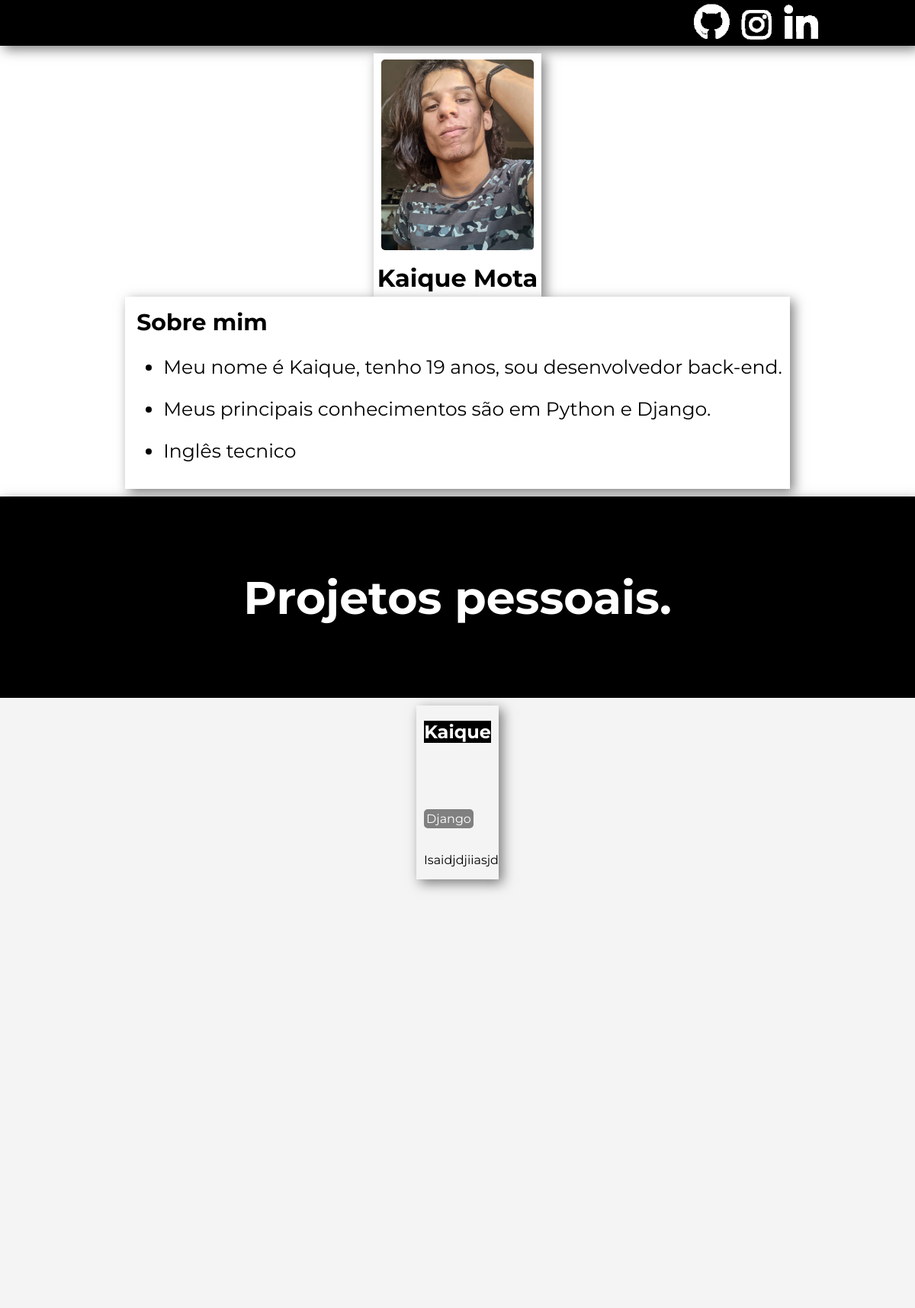
The app's page /, older data.
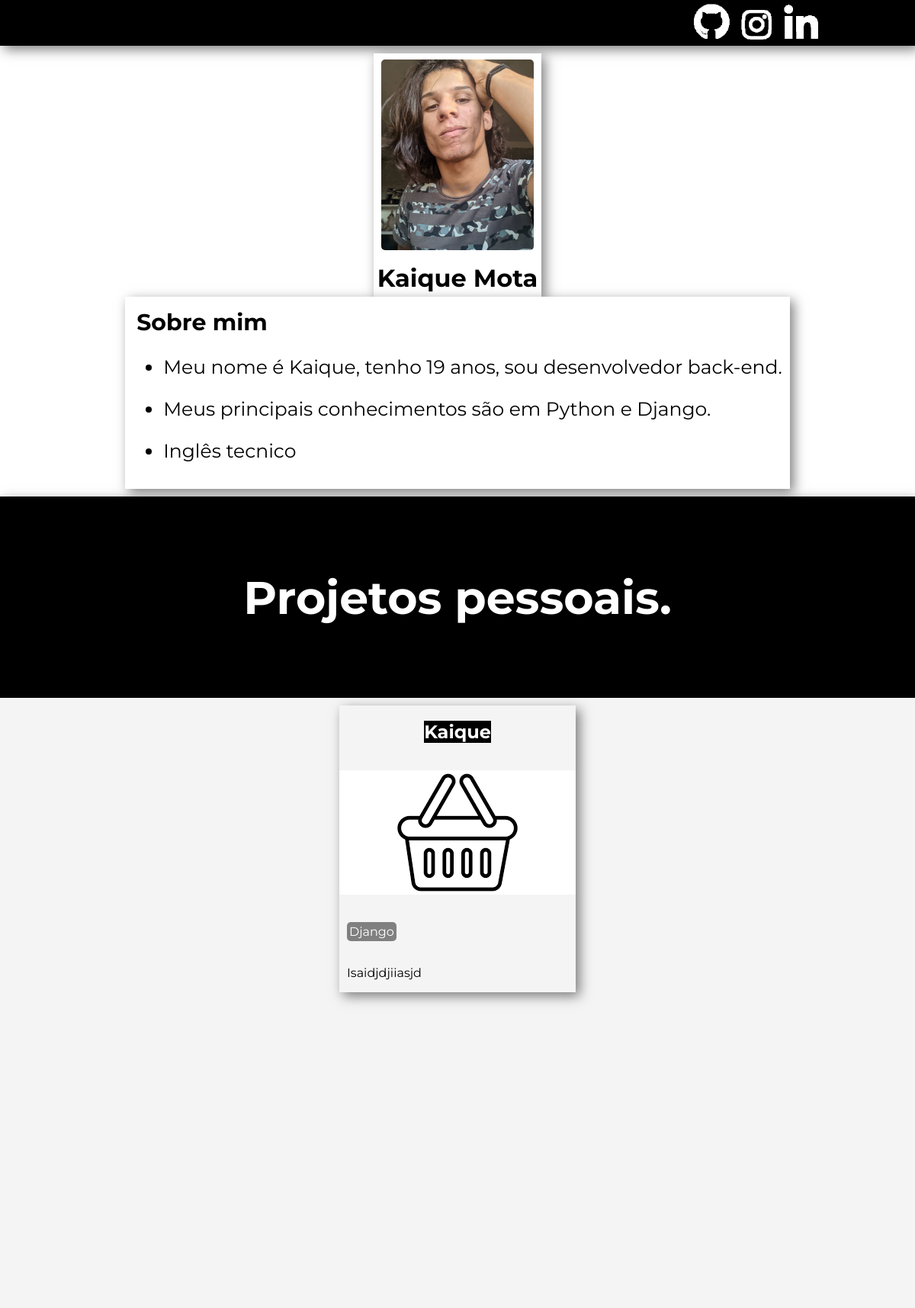
The same page, newer data.
### paginas/models.py (models this page shows, shortened)
class Projeto(models.Model):
    nome = models.CharField(max_length=255)
    thumbnailHome = models.ImageField(upload_to='images', blank=True,null=True)
    projlink = models.CharField(max_length=255, blank=True, null=True)
    thumbnailDetail = models.ImageField(upload_to='images', blank=True,null=True)
    slug = slug = AutoSlugField(unique=True, always_update=False, populate_from="nome")
    descricao = models.CharField(max_length=255)
    tec_nome = models.ManyToManyField(Tecnologias)

### paginas/views.py (the view)
# urls.py: path('', views.home, name='home'),
def home(request):
    url = request.get_full_path()
    projetos = Projeto.objects.all()
    tecnologias = Tecnologias.objects.all()
    context = {'projetos':projetos, 'tecnologias':tecnologias}
    return render(request,'paginas/home.html', context)

### paginas/models.py (called while the page is built)
    def __str__(self):
        return self.tec_nome

### paginas/templates/paginas/home.html
{% extends 'paginas/main.html' %}
{% load static %}
{% block content %}
<main>
    <div class="divperfiel">
        <div class="divperfnome">
            <div >
                <img class="profilephoto" src="{% static 'paginas/images/profile_pic.jpg' %}" alt="">
            </div>
            <h1 class="h1title">Kaique Mota</h1>
        </div>
        <div class="divperfresumo">
            <h2 class="h1title">Sobre mim</h2>
            <ul class="resumotext">
                <li><p>Meu nome é Kaique,  tenho 19 anos,
                    sou desenvolvedor back-end.
                </p></li>
                <li><p>Meus principais conhecimentos são em Python e Django. </p></li>
                <li><p>Inglês tecnico</p></li>
            </ul>
        </div>
    </div>
    <div class="divprojcontainer">
            <h1>Projetos pessoais.</h1>
        </div>
            <div class="projetoscontainer">
                {% for p in projetos %}
                    <div class="projetobox">
                        <div class="grid-1">
                                <h2 style="text-align: center"><a class="protitle" href="{% url 'paginas:projeto' p.slug %}">{{p.nome}}</a></h2>
                        </div>
                        <div class="grid-2">
                            {% if p.thumbnailHome %}
                            <p><img  src="{{p.thumbnailHome.url}}" alt=""></p>
                            {% else %}
                                <p style="text-align:center;">Não tem imagem</p>
                            {% endif %}
                        </div>
                        <div class="grid-3">
                            {% for tec in p.tec_nome.all %}
                            <p class="grid-3tecname">{{tec}}</p>
                            {% endfor %}
                        </div>
                        <div class="grid-4">
                            <p>{{p.descricao|truncatewords:10}}</p>
                        </div>
                    </div>
                {% endfor %}
            </div>
    </main>
{% endblock %}

Row changes from the older to the newer data that the page shows:
changed Projeto "Kaique": thumbnailHome: picture added
